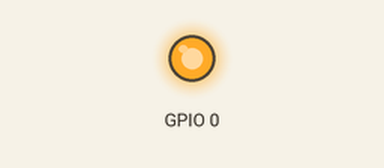
Recording of a sketch running on a simulated ESP8266 (NodeMCU). Shown: output pins drawn as LEDs (lit = HIGH). WiFi joins after 1.5 s; servers stay silent unless stated; uploads are accepted with an empty reply; what the sketch prints to the serial monitor is not drawn.

Above: at 1.8 s.
At 3.9 s:
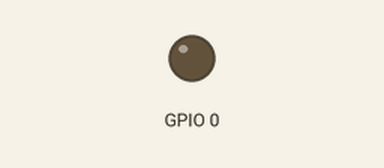
Timing chart, 0 to 7.2 s (numbered marks = the images above):
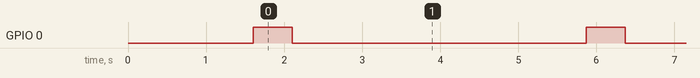

Measured:
- by itself, GPIO 0: alternates HIGH for 0.50 s and LOW for 3.8 s

The sketch:

arduino_code.ino
```cpp
#include <ESP8266WiFi.h>
#include <WiFiClientSecure.h>
#include <ArduinoJson.h>

// wifi settings
const char* ssid     = "YourWifiName";
const char* password = "YourWifiPW";

// website to get data from
const char* host = "0z02zemtz2.execute-api.us-east-2.amazonaws.com";

// fingerprint
const char fingerprint[] PROGMEM = "98f85efc1101034f0fc11efee981c99cc843274c";

void setup() {
  // initialze baud rate for writing to serial
  Serial.begin(115200);
  while (!Serial); // Wait for serial port to be available
  delay(100);

  // set pin mode for blinkenlights
  pinMode(0, OUTPUT);

  // connect to wifi network
  Serial.print("attempting to connect to ");
  Serial.println(ssid);
  WiFi.begin(ssid, password);

  while (WiFi.status() != WL_CONNECTED) {
    delay(500);
    Serial.print(".");
  }

  Serial.println();
  Serial.println("connected to wifi!");
}

void loop() {
  // blink the lights
  digitalWrite(0, HIGH);
  delay(500);
  digitalWrite(0, LOW);
  delay(2000);

  Serial.println("BEGINNING OF MAIN LOOP");

  // attempt to connect to the api
  Serial.print("connecting to the api at: ");
  Serial.println(host);
  WiFiClientSecure client;
  client.setFingerprint(fingerprint);

  const int port = 443;
  if (!client.connect(host, port)) {
    Serial.println("connection failed!!!");
    delay(500);
    return;
  }

  // hit an endpoint of the api
  String url = "/Development/controllers/1/receivers/1/valves";
  client.print(String("GET ") + url + " HTTP/1.1\r\n" + "Host: " + host + "\r\n" + "Connection: close\r\n\r\n");
  delay(500);

  // read the response
  String response = "";
  while (client.available()) {
    response = client.readStringUntil('\r');
  }

  // deserialize JSON and print valve statuses
  DynamicJsonDocument doc(2048);
  deserializeJson(doc, response);
  JsonArray array = doc.as<JsonArray>();
  for(JsonObject v : array) {
    Serial.print("Printing the status of valve: ");
    Serial.print(v["valve_id"].as<int>());
    Serial.print(" - ");
    Serial.println(v["status"].as<int>() ? "On" : "Off");
  }

  Serial.println();


}
```
